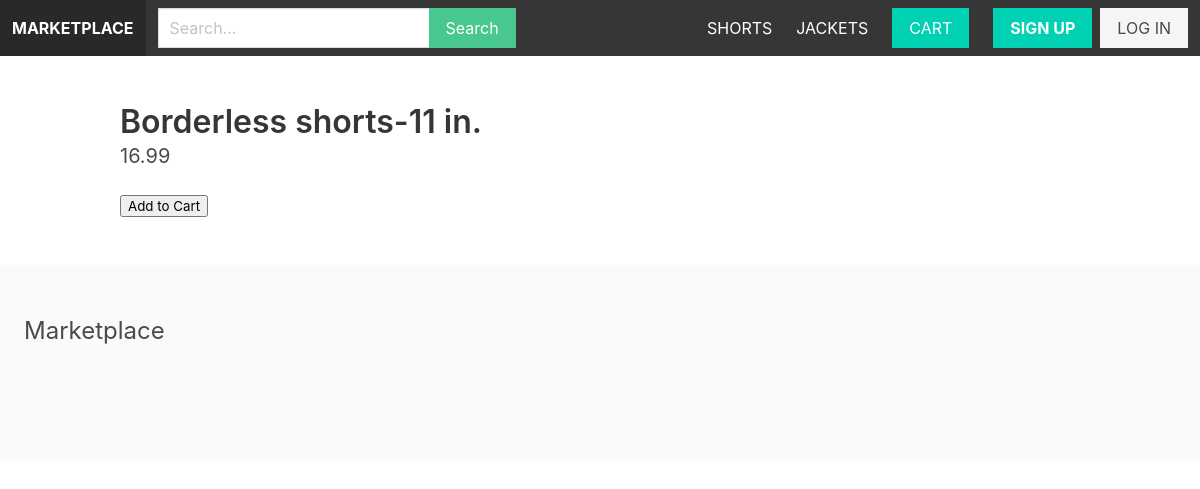
The app's page /all-shorts/borderless-shorts-11/ with its own data.
### apps/store/models.py (models this page shows, shortened)
class Category(models.Model):
    title = models.CharField(max_length=255)
    slug = models.SlugField(max_length=255)
    ordering = models.IntegerField(default=0)
    class Meta:
        verbose_name_plural = 'Categories'
        ordering = ('ordering',)

class Product(models.Model):
    category = models.ForeignKey(Category, related_name='products', on_delete=models.CASCADE)
    title = models.CharField(max_length=255)
    slug = models.SlugField(max_length=255)
    description = models.TextField(blank=True, null=True)
    price = models.FloatField()
    is_featured = models.BooleanField(default=False)
    date_added = models.DateTimeField(auto_now_add=True)
    class Meta:
        ordering = ('date_added',)

### apps/store/views.py (the view)
def product_detail(request, category_slug, slug):
    product = get_object_or_404(Product, slug=slug)
    context = {
        'product' : product
    }
    return render(request, 'product_detail.html', context)

### apps/cart/context_processors.py (called while the page is built)
def cart(request):
    return {'cart': Cart(request)}

### apps/store/context_processors.py (called while the page is built)
def menu_categories(request):
    categories = Category.objects.all()
    return {'menu_categories':categories}

### apps/store/templates/product_detail.html (shortened to what this page needs)
{% extends 'core/base.html' %}
{% block content %}
<div id="productapp">
  <h1 class="title">{{ product.title }}</h1>
  <h2 class="subtitle">{{ product.price }} </h2>
  <button @click="addToCart({{ product.id }})">Add to Cart</button>
</div>
{% endblock %}

### apps/core/templates/core/base.html (shortened to what this page needs)
{% load static %}
<!DOCTYPE html>
<html>
<head>
  <link rel="stylesheet" href="https://cdn.jsdelivr.net/npm/bulma@0.9.1/css/bulma.min.css">
  <link rel="stylesheet" href="{% static 'styles/main.css' %}">
</head>
<body>
  <nav class="navbar is-dark">
    <div class="navbar-brand">
      <a href="/" class="navbar-item"><strong>Marketplace</strong></a>
    </div>
    <div class="navbar-menu" id="main-navbar">
      <div class="navbar-start">
        <div class="navbar-item">
          <form method="get" action="{% url 'search' %}">
            <div class="field has-addons">
              <div class="control">
                <input type="text" class="input" placeholder="Search..." name="query">
              </div>
              <div class="control">
                <button class="button is-success">Search</button>
              </div>
            </div>
          </form>
        </div>
      </div>
      <div class="navbar-end">
        {% for category in menu_categories %}
        <a href="{% url 'category_detail' category.slug %}" class="navbar-item">{{ category.title }}</a>
        {% endfor %}
        <div class="navbar-item">
          <a href="{% url 'cart' %}" class="button is-primary">Cart</a>
        </div>
        {% if request.user.is_authenticated %}
          <div class="navbar-item">
            <a href="{% url 'myaccount' %}" class="button is-light">My Account</a>
          </div>
        {% else %}
          <div class="navbar-item">
            <div class="buttons">
              <a href="{% url 'signup' %}" class="button is-primary"><strong>Sign Up</strong></a>
              <a href="{% url 'login' %}" class="button is-light">Log In</a>
            </div>
          </div>
        {% endif %}
      </div>
    </div>
  </nav>
  <section class="section">
    <div class="container">
      {% block content %}
      {% endblock %}
    </div>
  </section>
  <footer class="footer">
    <h3 class="is-size-4 mb-4">Marketplace</h3>
  </footer>
</body>
</html>

### static/styles/main.css (style rules this page uses)
.navbar { text-transform: uppercase; }
.input, .button { border-radius: 0; }

### records on screen
Category: title "SHORTS"
Category: title "JACKETS"
Product: title "Borderless shorts-11 in.", price "16.99"
